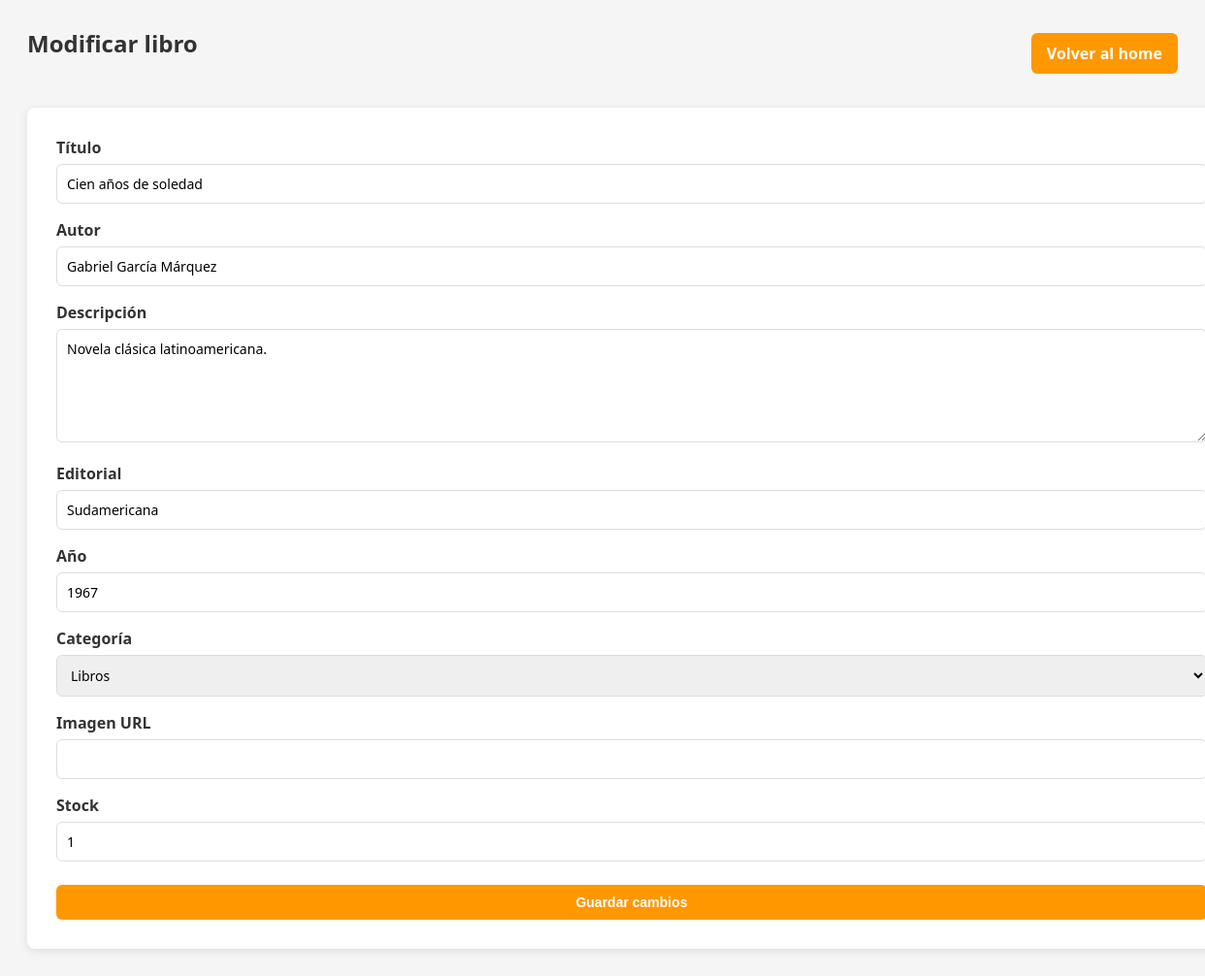
The app's page /modify-book/1/ (signed in), older data.
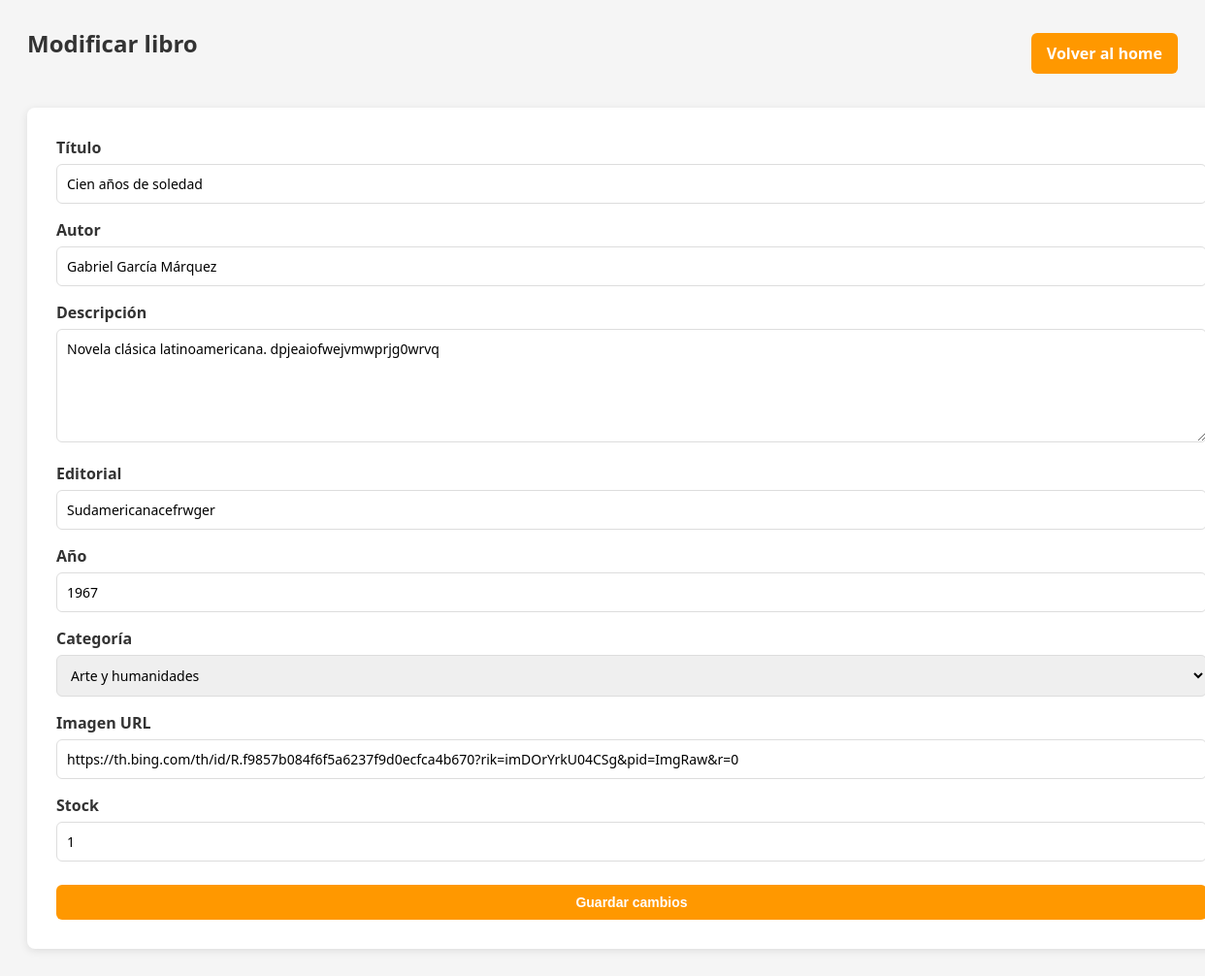
The same page, newer data.
### miapp/models.py (models this page shows, shortened)
class Libro(models.Model):
    titulo = models.CharField(max_length=255)
    autor = models.CharField(max_length=255, blank=True, null=True)
    descripcion = models.TextField(blank=True, null=True)
    resumen = models.TextField(blank=True, null=True)
    editorial = models.CharField(max_length=255, blank=True, null=True)
    año = models.IntegerField(blank=True, null=True)
    categoria = models.CharField(max_length=200, default='Libros')
    imagen_url = models.URLField(max_length=500, blank=True, null=True)
    stock = models.IntegerField(default=0)

### miapp/views.py (the view, shortened to what this page needs)
# urls.py: path('modify-book/<int:book_id>/', views.modify_book, name='modify_book'),
def modify_book(request, book_id):
    if 'user_id' not in request.session or not request.session.get('is_admin'):
        return redirect('home_biblioteca')
    try:
        libro_obj = Libro.objects.get(id=book_id)
    except Libro.DoesNotExist:
        return redirect('manage_books')
    return render(request, 'modify_book.html', {'libro': libro_obj})

### miapp/templates/modify_book.html (shortened to what this page needs)
<!DOCTYPE html>
<html lang="es">
<head>
</head>
<body>
    <div class="header">
        <h2>Modificar libro</h2>
        <a href="{% url 'home_biblioteca' %}" class="button-home">Volver al home</a>
    </div>
    <div class="form-container">
        <form method="post">
            <div class="form-group">
                <label>Título</label>
                <input name="titulo" value="{{ libro.titulo }}" required>
            </div>
            <div class="form-group">
                <label>Autor</label>
                <input name="autor" value="{{ libro.autor }}">
            </div>
            <div class="form-group">
                <label>Descripción</label>
                <textarea name="descripcion" rows="5">{{ libro.descripcion }}</textarea>
            </div>
            <div class="form-group">
                <label>Editorial</label>
                <input name="editorial" value="{{ libro.editorial }}">
            </div>
            <div class="form-group">
                <label>Año</label>
                <input name="año" type="number" min="1000" max="2099" value="{{ libro.año }}">
            </div>
            <div class="form-group">
                <label>Categoría</label>
                <select name="categoria">
                    <option value="Libros" {% if libro.categoria == 'Libros' %}selected{% endif %}>Libros</option>
                    <option value="Arte y humanidades" {% if libro.categoria == 'Arte y humanidades' %}selected{% endif %}>Arte y humanidades</option>
                </select>
            </div>
            <div class="form-group">
                <label>Imagen URL</label>
                <input type="url" name="imagen_url" value="{{ libro.imagen_url }}">
            </div>
            <div class="form-group">
                <label>Stock</label>
                <input name="stock" type="number" min="0" value="{{ libro.stock }}">
            </div>
            <div class="button-container">
                <button type="submit">Guardar cambios</button>
            </div>
        </form>
    </div>
</body>
</html>

Row changes from the older to the newer data that the page shows:
changed Libro "Cien años de soledad": descripcion "Novela clásica latinoamericana." → "Novela clásica latinoamericana. dpjeaiofwejvmwprjg0wrvq"; editorial "Sudamericana" → "Sudamericanacefrwger"; categoria "Libros" → "Arte y humanidades"; imagen_url (not shown) → "https://th.bing.com/th/id/R.f9857b084f6f5a6237f9d0ecfca4b670?rik=imDOrYrkU04CSg&pid=ImgRaw&r=0"
